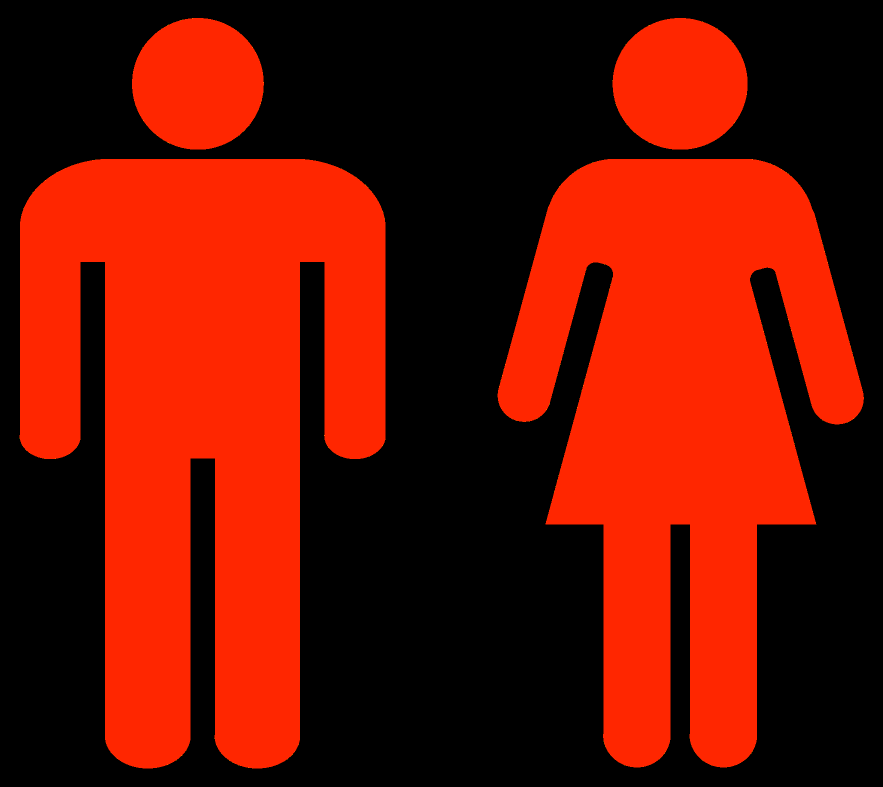
#> input picture test_images/red_people.png, 1766 x 1574 px (shown at 1/2 size)
$ python downsizer_test.py
#> lines starting #> are read from the running program, lines starting #| are printed output that depends on the picture
### downsizer.py
"""
    World's simplest image resizer (well maybe not simplest)

    Charles McGuinness

    Released to the public domain under CC0


"""
import sys
import cv2
import argparse
import os
import numpy as np

def unAlpha(image):
    """
    Put image onto a white background if it has alpha.  This is a bit
    awkward.  I'll spend time later on to figure out how to do this better.

    Unfortunately, the stock COLOR_BGRA2BGR just drops it on black, which
    seems generally to be the wrong thing to do.

    TODO: Should add options to control matte color
    TODO: Handle monochrome images with alpha
    """
    allwhite = np.zeros((image.shape[0], image.shape[1], 3), dtype=float)
    allwhite[:,:] = 255

    alpha1 = image[:,:,3].astype(float)/255
    alpha =  np.zeros((image.shape[0], image.shape[1], 3), dtype=float)
    for c in range(3):
        alpha[:,:,c] = alpha1

    beta = 1.0 - alpha
    # place our RGBA image onto a white background
    source = image[:,:,0:3].astype(float)

    merged = source * alpha + allwhite*beta

    return merged.astype(np.uint8)


def resizer(input_name, output_name, max_width, max_height, jpeq_quality):
    try:
        big_image = cv2.imread(input_name, -1)
    except Exception as e:
        print("downsizer.py: Could not read {}: error {}".format(input_name,e))
        sys.exit(-1)

    fraction_width = max_width / (big_image.shape[1])
    fraction_height = max_height / (big_image.shape[0])

    resize_fraction = min(fraction_height, fraction_width)

    small_image = cv2.resize(big_image, (0, 0), fx=resize_fraction, fy=resize_fraction)

    if output_name.upper().endswith(('.JPG')) or output_name.upper().endswith(('.JPEG')) or output_name.upper().endswith(('.JPE')):
        if len(small_image.shape) == 3 and small_image.shape[2] == 4: # Set alpha to white...
            small_image = unAlpha(small_image)
        cv2.imwrite(output_name, small_image, [int(cv2.IMWRITE_JPEG_QUALITY), jpeq_quality])
    else:
        cv2.imwrite(output_name, small_image)

def parse_args(command_line):
    parser = argparse.ArgumentParser()
    parser.add_argument("input_file", help="Presumably large input image to be downsized")
    parser.add_argument("output_file", nargs='?', default=None, help="Optional name of output file")
    parser.add_argument('-w', '--maxwidth', type=int, default=None, help='Maximum width of the image')
    parser.add_argument('-t', '--maxheight', type=int, default=None, help='Maximum height of the image')
    parser.add_argument('-q', '--jpegquality', type=int, default=80, help='If output is a jpeg, quality to write it at')

    return parser.parse_args(command_line)

def main(command_line):

    args = parse_args(command_line)
    #   Start with figuring out what to resize the image to....

    #   Defaults, probably not the most satisfactory...
    max_width = 640.0
    max_height = 480.0

    if args.maxwidth is not None and args.maxheight is None:
        max_width = float(args.maxwidth)
        max_height = float(sys.maxsize)  # just a large number so width is the controlling factor

    if args.maxwidth is None and args.maxheight is not None:
        max_width = float(sys.maxsize)  # just a large number so height is the controlling factor
        max_height = float(args.maxheight)

    if args.maxwidth is not None and args.maxheight is not None:
        max_width = float(args.maxwidth)
        max_height = float(args.maxheight)

    if args.output_file is None:
        small_name = os.path.join(os.path.dirname(args.input_file), 'small-' + os.path.basename(args.input_file))
    else:
        small_name = args.output_file

    resizer(args.input_file, small_name, max_width, max_height, args.jpegquality)
#> in resizer, big_image is the input picture: shape (1574, 1766, 4); mean B, G, R, A 0, 16.6, 111.4, 111.1
#> call 2 of resizer, with input_name = 'test_images/red_people.jpg', output_name = 'test_images/small-red_people.jpg', max_width = 640, max_height = 480, jpeq_quality = 80
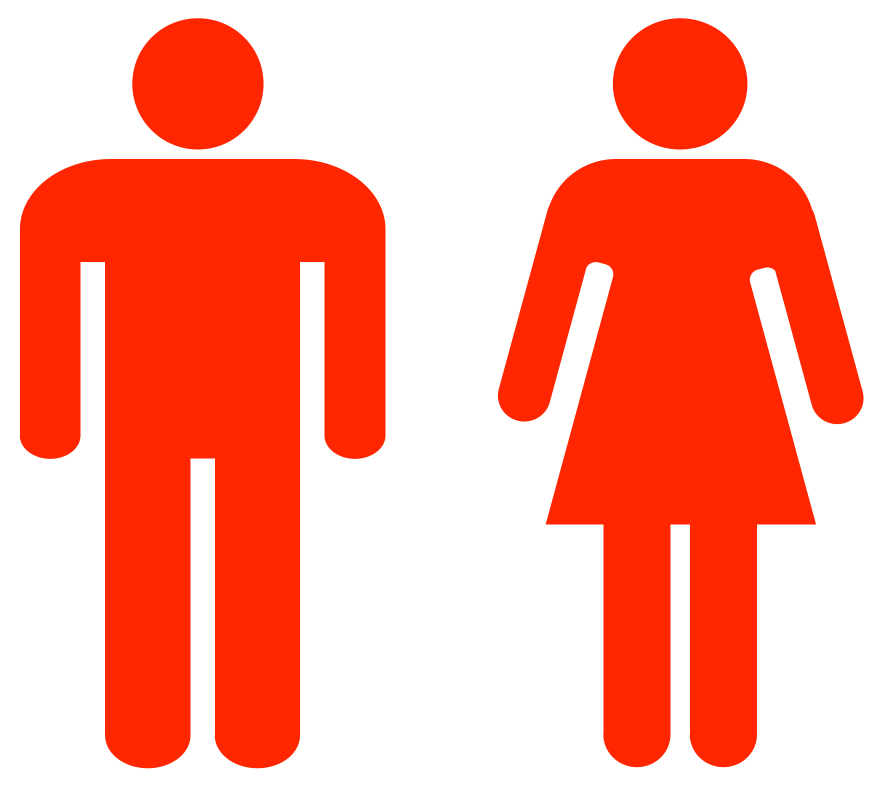
#> input picture test_images/red_people.jpg, 1766 x 1574 px (shown at 1/2 size)
#> in resizer, big_image is the input picture: shape (1574, 1766, 3); mean B, G, R 143.9, 160.5, 255
#> in unAlpha, `alpha1 = image[:,:,3].astype(float)/255`:
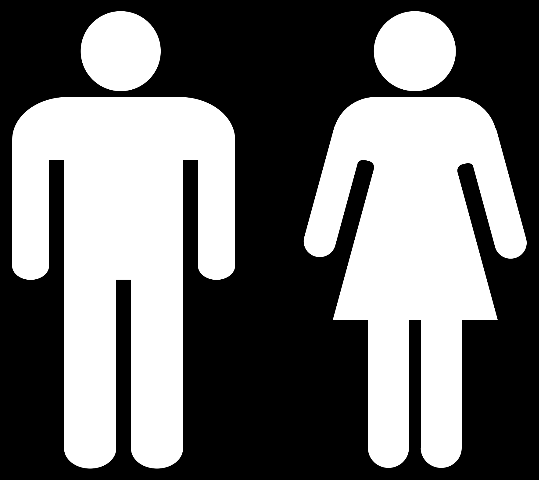
#> alpha1: shape (480, 539) float64; min 0, max 1, mean 0.436
#> in unAlpha, `beta = 1.0 - alpha`:
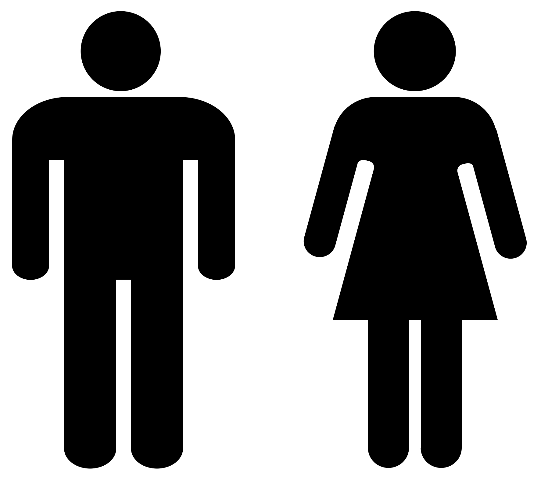
#> beta: shape (480, 539, 3) float64; min 0, max 1, mean 0.564
#> in resizer (call 5), `small_image = cv2.resize(big_image, (0, 0), fx=resize_fraction, fy=res..`:
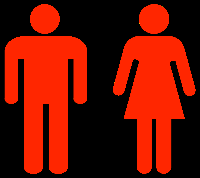
#> small_image: shape (178, 200, 4); mean B, G, R, A 0, 16.6, 111, 110.7
#> in unAlpha (call 3), `alpha1 = image[:,:,3].astype(float)/255`:
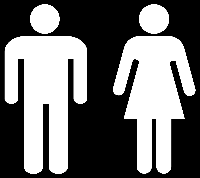
#> alpha1: shape (178, 200) float64; min 0, max 1, mean 0.434
#> in unAlpha (call 3), `beta = 1.0 - alpha`:
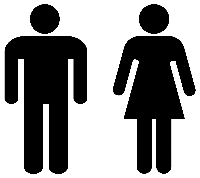
#> beta: shape (178, 200, 3) float64; min 0, max 1, mean 0.566
#> in unAlpha (call 3), `merged = source * alpha + allwhite*beta`:
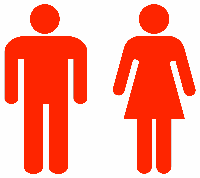
#> merged: shape (178, 200, 3) float64; mean B, G, R 144.3, 160.8, 254.8; drawn with min black and max white


# [2 lines that do not run on import are left out]

### downsizer_test.py
from downsizer import *
import os

# Test cases ...


inname_png = os.path.join('test_images', 'red_people.png')
inname_jpg = os.path.join('test_images', 'red_people.jpg')

crossname_png = os.path.join('test_images', 'x_red_people.png')
crossname_jpg = os.path.join('test_images', 'x_red_people.jpg')

width_name = os.path.join('test_images', 'w_red_people.png')
height_name = os.path.join('test_images', 'h_red_people.png')

quality_name = os.path.join('test_images', 'q_red_people.jpg')

full_name = os.path.join('test_images', 'f_red_people.jpg')

# Single file tests, all input files...
main([inname_png])
main([inname_jpg])

# Double file tests, cross formats
main([inname_png, crossname_jpg])
main([inname_jpg, crossname_png])


# width only
main([inname_png, width_name, '--maxwidth', '200'])

# height only
main([inname_png, height_name, '--maxheight', '200'])

# quality test
main([inname_png, quality_name, '--jpegquality', '30']) # That should be horrible!

# Full test ...
main([inname_png, full_name, '--maxwidth', '200', '--maxheight', '200', '--jpegquality', '30'])
